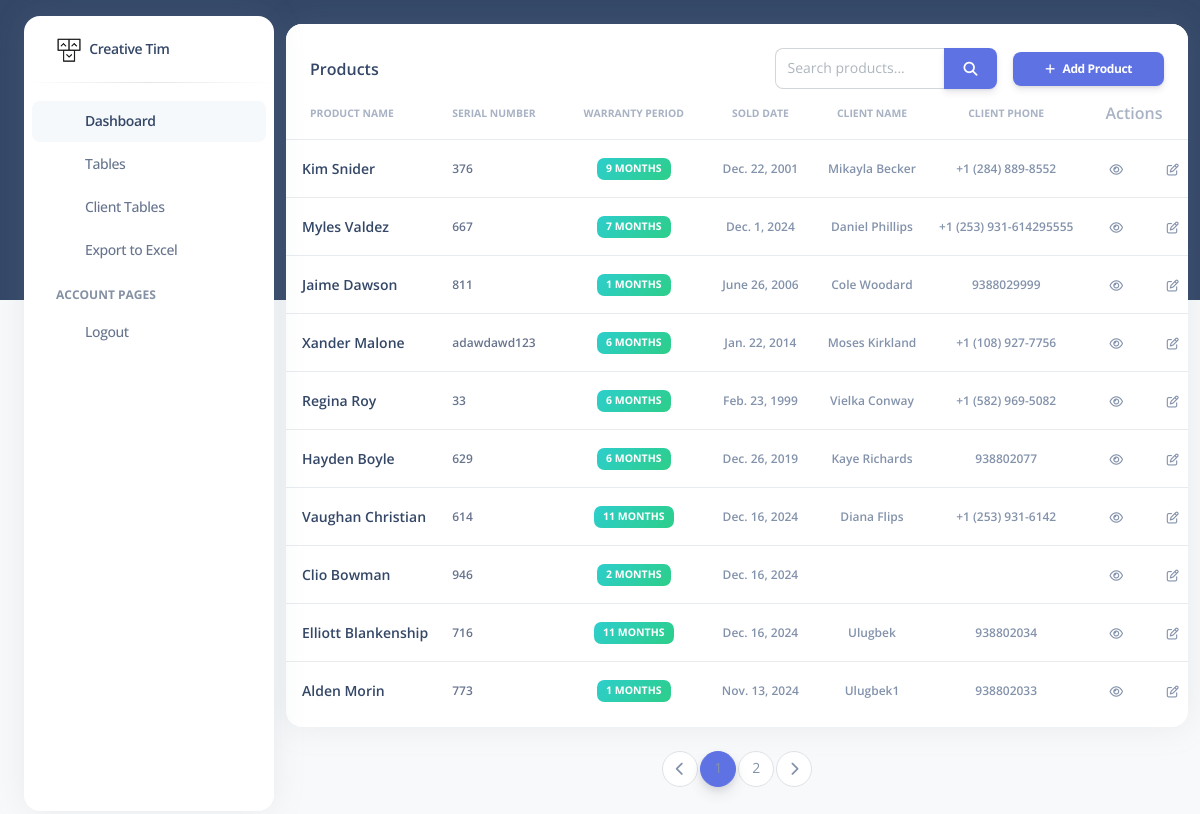
Screenshot of /product/product/ (signed in) with the database file from the repository.
### product/models.py (models this page shows, shortened)
class Product(models.Model):
    name = models.CharField(max_length=100, verbose_name="Product Name")
    is_warranty_active = models.BooleanField(
        default=True,
        verbose_name="Is Warranty Active",
        help_text="Indicates if the product warranty is still valid."
    )
    warranty_period = models.PositiveIntegerField(
        verbose_name="Warranty Period (Months)",
        help_text="Warranty duration in months (must be positive)."
    )
    sold_date = models.DateField(
        default=date.today,
        verbose_name="Date Sold",
        help_text="Date when the product was sold."
    )
    serial_number = models.CharField(
        max_length=50,  # Optimal uzunlik tanlangan
        unique=True,
        verbose_name="Serial Number",
        help_text="Unique identifier for the product."
    )
    client = models.ForeignKey(
        Client,
        on_delete=models.SET_NULL,
        null=True,
        blank=True,
        related_name='products'
    )
    created_at = models.DateTimeField(auto_now_add=True, verbose_name="Created At")
    updated_at = models.DateTimeField(auto_now=True, verbose_name="Last Updated")
    class Meta:
        verbose_name = "Product"
        verbose_name_plural = "Products"
        ordering = ['-created_at']

class Client(models.Model):
    name = models.CharField(max_length=255, verbose_name="Client Name")
    phone = models.CharField(
        max_length=15,
        unique=True,
        verbose_name="Phone Number",
        help_text="Enter the phone number (up to 15 digits)."
    )

### product/views.py (the view)
# urls.py: path('product/', views.product_list, name='product_list'),  # Product list with pagination and search
def product_list(request):
    query = request.GET.get('q', '')
    products = Product.objects.filter(
        Q(name__icontains=query) |
        Q(serial_number__icontains=query) |
        Q(client__phone__icontains=query) |
        Q(client__name__icontains=query)  # Add this line to search by client's phone number
    ).select_related('client')  # Use select_related to optimize database queries
    paginator = Paginator(products, 10)  # Show 10 products per page
    page_number = request.GET.get('page')
    page_obj = paginator.get_page(page_number)
    return render(request, 'pages/product_table.html', {'page_obj': page_obj, 'query': ""})

### templates/pages/product_table.html (shortened to what this page needs)
{% extends 'pages/base.html' %}
{% block content %}
<div class="container-fluid py-4">
    <div class="row">
        <div class="col-12">
            <div class="card mb-4">
                <div class="card-header pb-0">
                    <div class="d-flex justify-content-between align-items-center flex-wrap">
                        <h6 class="mb-0">Products</h6>
                        <div class="d-flex align-items-center">
                            <form method="get" action="{% url 'product_list' %}" class="me-3">
                                <div class="input-group">
                                    <input type="text" name="q" class="form-control" placeholder="Search products..."
                                           value="{{ query }}">
                                    <button type="submit" class="btn btn-primary mb-0">
                                        <i class="fas fa-search"></i>
                                    </button>
                                </div>
                            </form>
                            <a href="{% url 'product_create' %}" class="btn btn-primary btn-sm mb-0">
                                <i class="fas fa-plus me-2"></i>Add Product
                            </a>
                        </div>
                    </div>
                </div>
                <div class="card-body px-0 pt-0 pb-2">
                    <div class="table-responsive p-0">
                        <table class="table align-items-center mb-0">
                            <thead>
                            <tr>
                                <th class="text-uppercase text-secondary text-xxs font-weight-bolder opacity-7">Product
                                    Name
                                </th>
                                <th class="text-uppercase text-secondary text-xxs font-weight-bolder opacity-7 ps-2">
                                    Serial Number
                                </th>
                                <th class="text-center text-uppercase text-secondary text-xxs font-weight-bolder opacity-7">
                                    Warranty Period
                                </th>
                                <th class="text-center text-uppercase text-secondary text-xxs font-weight-bolder opacity-7">
                                    Sold Date
                                </th>
                                <th class="text-center text-uppercase text-secondary text-xxs font-weight-bolder opacity-7">
                                    Client Name
                                </th>
                                <th class="text-center text-uppercase text-secondary text-xxs font-weight-bolder opacity-7">
                                    Client Phone
                                </th>
                                <th class="text-secondary opacity-7">Actions</th>
                            </tr>
                            </thead>
                            <tbody>
                            {% for product in page_obj %}
                            <tr>
                                <td>
                                    <div class="d-flex px-2 py-1">
                                        <div class="d-flex flex-column justify-content-center">
                                            <h6 class="mb-0 text-sm">{{ product.name }}</h6>
                                        </div>
                                    </div>
                                </td>
                                <td>
                                    <p class="text-xs font-weight-bold mb-0">{{ product.serial_number }}</p>
                                </td>
                                <td class="align-middle text-center text-sm">
                                    <span class="badge badge-sm bg-gradient-success">{{ product.warranty_period }} months</span>
                                </td>
                                <td class="align-middle text-center">
                                    <span class="text-secondary text-xs font-weight-bold">{{ product.sold_date }}</span>
                                </td>
                                <td class="align-middle text-center">
                                    <span class="text-secondary text-xs font-weight-bold">{{ product.client.name }}</span>
                                </td>
                                <td class="align-middle text-center">
                                    <span class="text-secondary text-xs font-weight-bold">{{ product.client.phone }}</span>
                                </td>
                                <td class="align-middle">
                                    <a href="{% url 'product_detail' product.id %}"
                                       class="btn btn-link text-secondary mb-0">
                                        <i class="fa fa-eye text-xs"></i>
                                    </a>
                                    <a href="{% url 'product_update' product.id %}"
                                       class="btn btn-link text-secondary mb-0">
                                        <i class="fa fa-edit text-xs"></i>
                                    </a>
                                </td>
                            </tr>
                            {% endfor %}
                            </tbody>
                        </table>
                    </div>
                </div>
            </div>
        </div>
    </div>
    <nav aria-label="Page navigation example">
        <ul class="pagination justify-content-center">
            {% if page_obj.has_previous %}
            <li class="page-item">
                <a class="page-link" href="?page={{ page_obj.previous_page_number }}&q={{ query }}" tabindex="-1">
                    <i class="fa fa-chevron-left"></i>
                    <span class="sr-only">Previous</span>
                </a>
            </li>
            {% else %}
            <li class="page-item disabled">
                <a class="page-link" href="#" tabindex="-1">
                    <i class="fa fa-chevron-left"></i>
                </a>
            </li>
            {% endif %}
            {% for num in page_obj.paginator.page_range %}
            {% if page_obj.number == num %}
            <li class="page-item active"><a class="page-link" href="?page={{ num }}&q={{ query }}">{{ num }}</a></li>
            {% elif num > page_obj.number|add:'-3' and num < page_obj.number|add:'3' %}
            <li class="page-item"><a class="page-link" href="?page={{ num }}&q={{ query }}">{{ num }}</a></li>
            {% endif %}
            {% endfor %}
            {% if page_obj.has_next %}
            <li class="page-item">
                <a class="page-link" href="?page={{ page_obj.next_page_number }}&q={{ query }}">
                    <i class="fa fa-chevron-right"></i>
                </a>
            </li>
            {% endif %}
        </ul>
    </nav>
</div>
{% endblock %}

### rows the page displays
Product: name "Kim Snider", serial_number "376", warranty_period "9", sold_date "Dec. 22, 2001", client.name "Mikayla Becker", client.phone "+1 (284) 889-8552"
Product: name "Myles Valdez", serial_number "667", warranty_period "7", sold_date "Dec. 1, 2024", client.name "Daniel Phillips", client.phone "+1 (253) 931-614295555"
Product: name "Jaime Dawson", serial_number "811", warranty_period "1", sold_date "June 26, 2006", client.name "Cole Woodard", client.phone "9388029999"
Product: name "Xander Malone", serial_number "adawdawd123", warranty_period "6", sold_date "Jan. 22, 2014", client.name "Moses Kirkland", client.phone "+1 (108) 927-7756"
Product: name "Regina Roy", serial_number "33", warranty_period "6", sold_date "Feb. 23, 1999", client.name "Vielka Conway", client.phone "+1 (582) 969-5082"
Product: name "Hayden Boyle", serial_number "629", warranty_period "6", sold_date "Dec. 26, 2019", client.name "Kaye Richards", client.phone "938802077"
Product: name "Vaughan Christian", serial_number "614", warranty_period "11", sold_date "Dec. 16, 2024", client.name "Diana Flips", client.phone "+1 (253) 931-6142"
Product: name "Clio Bowman", serial_number "946", warranty_period "2", sold_date "Dec. 16, 2024"
Product: name "Elliott Blankenship", serial_number "716", warranty_period "11", sold_date "Dec. 16, 2024", client.name "Ulugbek", client.phone "938802034"
Product: name "Alden Morin", serial_number "773", warranty_period "1", sold_date "Nov. 13, 2024", client.name "Ulugbek1", client.phone "938802033"

### other values shown
{{ num }} "1"
{{ num }} "2"
